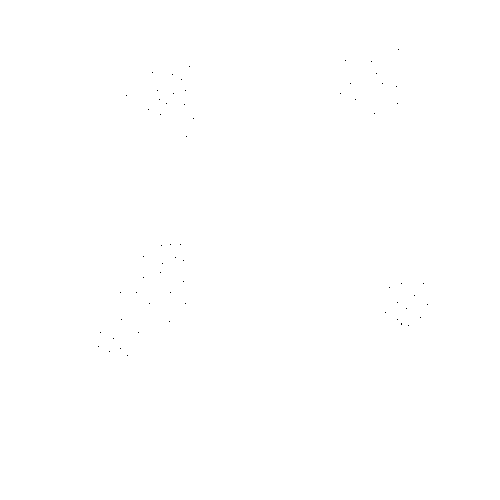
//> input picture lab_7/cmake-build-debug/assets/images_Kmeans/points1.bmp, 500 x 500 px
$ ./main   (built with g++ and OpenCV 4)
//> lines starting //> are read from the running program, lines starting //| are printed output that depends on the picture; after the words box and inside, x2 and y2 are one past the last pixel; in counts of white or black regions, pixels touching at a corner belong together
#include <fstream>
#include <limits>
#include <opencv2/opencv.hpp>
#include "src/common/common.h"
#include "src/slider/slider.h"
#include "src/common/logger/logger.h"

using namespace cv;
using namespace std;

vector<int> ransac_algorithm(int s, vector<Point2d> points, double t, int T, int N);
Mat_<uchar> draw_line(Mat_<uchar> input_image, vector<int> params);

int main() {
    srand(time(nullptr));

    // 1. Open the input image and construct the input point set by finding
    // the positions of all black points
    Mat_<uchar> input_image = imread("assets/points_RANSAC/points1.bmp", IMREAD_GRAYSCALE);
//> input_image: 500 rows x 500 cols, CV_8UC1; 100% white; black in thin lines or dots, all inside (x1, y1, x2, y2) = (98, 49, 428, 356)

    vector<Point2d> points;

    for (int i = 0; i < input_image.rows; i++) {
        for (int j = 0; j < input_image.cols; j++) {
            if (input_image(i, j) == 0) {
                points.push_back(Point2d(j, i));
            }
        }
    }
//> after the loop, points = 63 Points (x, y), first 12: [398, 49], [345, 60], [371, 61], [189, 66], [152, 72], [376, 73], [172, 74], [181, 79], [350, 83], [382, 83], [396, 86], [157, 90]

    // 2 and 3. Calculate the parameters 𝑁 and 𝑇 starting from the recommended values:
    // t = 10, p = 0.99, q = 0.7 and s = 2. For points1.bmp use q = 0.3
    double t = 10.0; // inlier distance threshold (pixels)
    double p = 0.99; // desired success probability
    double q = 0.3; // inlier ratio estimate for points1.bmp
    int s = 2; // minimal sample size for a line

    int N = log(1.0 - p) / log(1.0 - pow(q, s));
    int T = q * points.size();
//> T = 18

    cout << "N = " << N << endl;
    cout << "T = " << T << endl;
//| T = 18

    // 4. Apply the RANSAC method
    vector<int> params = ransac_algorithm(s, points, t, T, N);

    // 7. Draw the optimal line found by the method
    namedWindow("RANSAC Algorithm", WINDOW_KEEPRATIO);
    imshow("RANSAC Algorithm", draw_line(input_image, params));

    waitKey(0);

    return 0;
}

vector<int> ransac_algorithm(int s, vector<Point2d> points, double t, int T, int N) {
//> called with s = 2, t = 10, T = 18, N = 48
    vector<int> result(3, 0);

    if (points.size() < 2) {
        return result;
    }

    int best_inliers = -1;
    double best_a = 0.0, best_b = 0.0, best_c = 0.0;

    // 5. Write the correct termination conditions based on the size of the
    // consensus set and the maximum number of iterations
    for (int i = 0; i < N && best_inliers < T; i++) {

        // 4.a. Choose two different points;
        int i1 = rand() % points.size();
        int i2 = rand() % points.size();

        while (i2 == i1) {
            i2 = rand() % points.size();
        }

        Point2d p1 = points[i1];
        Point2d p2 = points[i2];

        if (p1.x == p2.x && p1.y == p2.y) {
            continue;
        }

        // 4.b. Determine the equation of the line passing through the selected points
        double a = p1.y - p2.y;
        double b = p2.x - p1.x;
        double c = p1.x * p2.y - p2.x * p1.y;

        double denom = sqrt(a * a + b * b);

        if (denom == 0.0) {
            continue;
        }

        int inliers = 0;

        // 4.c. Find the distances of each point to the line;
        // 4.d. Count the number of inliers
        for (int j = 0; j < points.size(); j++) {
            Point2d p = points[j];

            double d = abs(a * p.x + b * p.y + c) / denom;

            if (d <= t) {
                inliers++;
            }
        }

        // 4.e. Save the line parameters (a, b, c) if the current line has
        // the highest number of inliers so far
        if (inliers > best_inliers) {
            best_inliers = inliers;

            best_a = a;
            best_b = b;
            best_c = c;
        }
    }
//> this loop made 48 passes
//> (p1, p2, a, b, c, denom, inliers, best_inliers) on passes 1, 4, 5, 40: (Point(148, 109), Point(183, 260), -151, 35, 18533, 155, 7, 7), (Point(382, 83), Point(185, 90), -7, -197, 19025, 197.1, 9, 9), (Point(166, 103), Point(172, 74), 29, 6, -5432, 29.61, 13, 13), (Point(398, 49), Point(143, 277), -228, -255, 103239, 342.1, 14, 14)
//> (p1, p2, a, b, c, denom, inliers) on passes 2, 3, 6, 7, 8, 9: (Point(127, 355), Point(183, 260), 95, 56, -31945, 110.3, 7), (Point(136, 292), Point(126, 95), 197, -10, -23872, 197.3, 5), (Point(181, 79), Point(420, 317), -238, 239, 24197, 337.3, 7), (Point(175, 257), Point(160, 272), -15, -15, 6480, 21.21, 13), (Point(157, 90), Point(160, 114), -24, 3, 3498, 24.19, 11), (Point(169, 321), Point(113, 338), -17, -56, 20849, 58.52, 5)
//> after the loop, best_inliers = 14; best_a = -228; best_b = -255; best_c = 103239

    if (best_inliers > 0) {
        result[0] = (int)round(best_a);
//> result = [-228, 0, 0]
        result[1] = (int)round(best_b);
//> result = [-228, -255, 0]
        result[2] = (int)round(best_c);
//> result = [-228, -255, 103239]
    }

    return result;
}

Mat_<uchar> draw_line(Mat_<uchar> input_image, vector<int> params) {
    Mat_<uchar> result = input_image.clone();

    int a = params[0];
//> a = -228
    int b = params[1];
//> b = -255
    int c = params[2];
//> c = 103239

    int W = input_image.cols - 1;
//> W = 499

    Point2d p1(0, -c / b);
//> p1 = Point(0, 404)
    Point2d p2(W, (-a * W - c) / b);
//> p2 = Point(499, -41)

    line(result, p1, p2, Scalar(0, 0, 255));
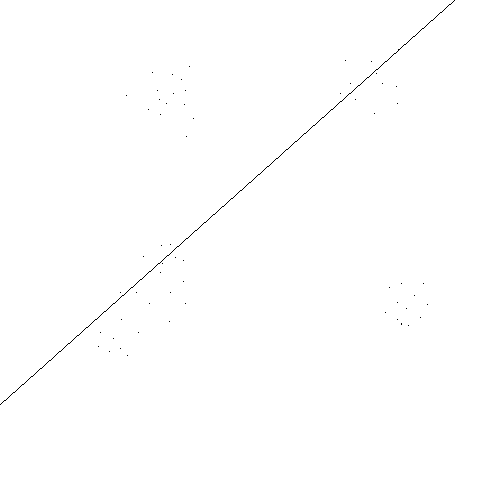
//> result: 500 rows x 500 cols, CV_8UC1; 99.8% white; black in thin lines or dots, all inside (x1, y1, x2, y2) = (0, 0, 455, 405)

    return result;
}

$ run again, with lab_7/cmake-build-debug/assets/images_Kmeans/points2.bmp copied over lab_7/cmake-build-debug/assets/images_Kmeans/points1.bmp
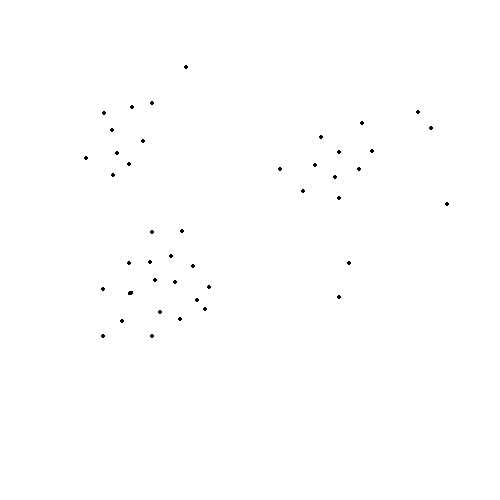
//> input picture lab_7/cmake-build-debug/assets/images_Kmeans/points2.bmp, 500 x 500 px
//> input_image: 500 rows x 500 cols, CV_8UC1; 99.8% white; black in thin lines or dots, all inside (x1, y1, x2, y2) = (84, 65, 449, 338)
//> after the loop `for (int i = 0; i < input_image.rows; i++)`: points = 522 Points (x, y), first 12: [185, 65], [186, 65], [184, 66], [185, 66], [186, 66], [187, 66], [184, 67], [185, 67], [186, 67], [187, 67], [185, 68], [186, 68]
//> T = 156
//| T = 156
//> the loop in ransac_algorithm, `for (int i = 0; i < N && best_inliers < T; i++)` made 48 passes
//> (p1, p2, a, b, c, denom, inliers, best_inliers) on passes 1, 2, 4: (Point(152, 336), Point(102, 334), 2, -50, 16496, 50.04, 24, 24), (Point(111, 129), Point(195, 299), -170, 84, 8034, 189.6, 97, 97), (Point(302, 189), Point(173, 282), -93, -129, 52467, 159, 100, 100)
//> after the loop in ransac_algorithm, `for (int i = 0; i < N && best_inliers < T; i++)`: best_inliers = 100; best_a = -93; best_b = -129; best_c = 52467
//> in ransac_algorithm, `result[0] = (int)round(best_a);`: result = [-93, 0, 0]
//> in ransac_algorithm, `result[1] = (int)round(best_b);`: result = [-93, -129, 0]
//> in ransac_algorithm, `result[2] = (int)round(best_c);`: result = [-93, -129, 52467]
//> in draw_line, `int a = params[0];`: a = -93
//> in draw_line, `int b = params[1];`: b = -129
//> in draw_line, `int c = params[2];`: c = 52467
//> in draw_line, `Point2d p1(0, -c / b);`: p1 = Point(0, 406)
//> in draw_line, `Point2d p2(W, (-a * W - c) / b);`: p2 = Point(499, 46)
//> in draw_line, `line(result, p1, p2, Scalar(0, 0, 255));`:
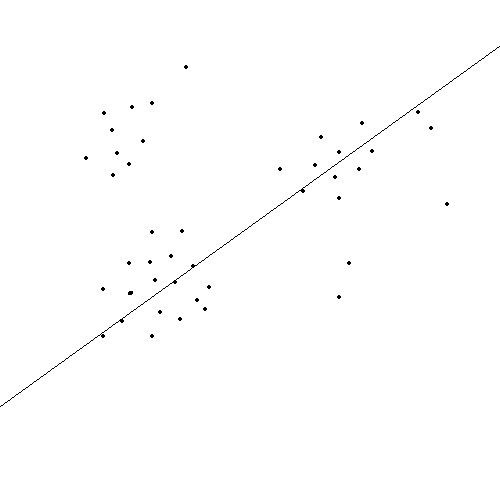
//> result: 500 rows x 500 cols, CV_8UC1; 99.6% white; black in thin lines or dots, all inside (x1, y1, x2, y2) = (0, 46, 500, 407)
